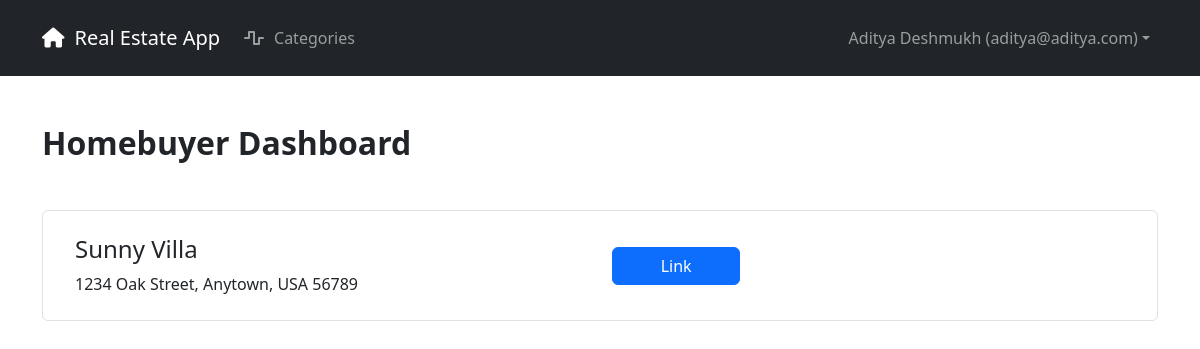
Before: / (signed in) with the older database file.
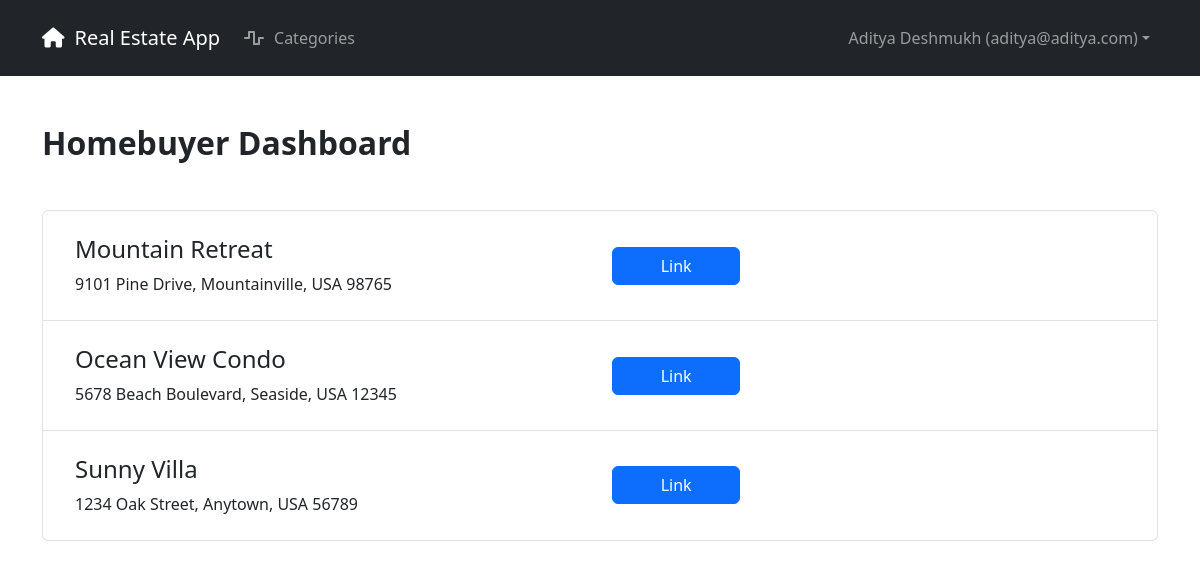
After: the same page with the newer database file.
### realestate/apps/core/models.py (models this page shows, shortened)
class BaseModel(models.Model):
    id = models.UUIDField(primary_key=True, default=uuid.uuid4, editable=False)
    class Meta:
        abstract = True

class ValidateCategoryCoupleMixin(object):
    def _validate_categories_and_couples(self):
        if not self.pk:
            return
        category_couple_ids = set(self.categories.values_list("couple", flat=True))
        if category_couple_ids:
            if (
                len(category_couple_ids) > 1
                or self.couple_id not in category_couple_ids
            ):
                raise ValidationError("Invalid categories for this couple.")
        return

class House(BaseModel, ValidateCategoryCoupleMixin):
    _NICKNAME_MIN_LENGTH = 1
    nickname = models.CharField(max_length=128, verbose_name="Nickname")
    address = models.TextField(blank=True, verbose_name="Address")
    couple = models.ForeignKey(
        "core.Couple", verbose_name="Couple", on_delete=models.CASCADE
    )
    categories = models.ManyToManyField(
        "core.Category", through="core.Grade", verbose_name="Categories"
    )
    def __str__(self):
        return self.nickname
    def evaluation_url(self):
        return reverse("eval", kwargs={"house_id": self.id})
    class Meta:
        ordering = ["nickname"]
        unique_together = (("nickname", "couple"),)
        verbose_name = "House"
        verbose_name_plural = "Houses"

### realestate/apps/core/views.py (the view)
# urls.py: path("", CoreViews.HomeView.as_view(), name="home"),
class HomeView(BaseView):
    def get(self, request, *args, **kwargs):
        if Realtor.objects.filter(user=request.user).exists():
            return render(request, "core/realtorHome.html")
        couple = Couple.objects.filter(homebuyer__user=request.user).first()
        house = House.objects.filter(couple=couple)
        return render(
            request, "core/homebuyerHome.html", {"couple": couple, "house": house}
        )

### realestate/apps/appauth/models.py (called while the page is built)
    def get_full_name(self):
        return f"{self.first_name} {self.last_name}".strip()

    @property
    def role_object(self):
        has_homebuyer = hasattr(self, "homebuyer")
        has_realtor = hasattr(self, "realtor")
        if has_homebuyer:
            if has_realtor:
                raise IntegrityError(
                    f"User {str(self)} is registered as both a Homebuyer and a Realtor, which is not valid."
                )
            return self.homebuyer
        elif has_realtor:
            return self.realtor
        return None

### realestate/apps/core/models.py (called while the page is built)
    @property
    def role_type(self):
        return "Homebuyer"

### realestate/apps/core/views.py (called while the page is built)
    def _permission_check(self, request, role, *args, **kwargs):
        return True

    @method_decorator(login_required)
    def dispatch(self, request, *args, **kwargs):
        role = request.user.role_object
        if role.role_type in self._USER_TYPES_ALLOWED:
            if self._permission_check(request, role, *args, **kwargs):
                return super(BaseView, self).dispatch(request, *args, **kwargs)
        raise PermissionDenied

### realestate/templates/core/homebuyerHome.html (shortened to what this page needs)
{% extends "base.html" %}
{% load django_bootstrap5 %}
{% block body %}
    <div class="mt-5">
        <h2>
            <strong>Homebuyer Dashboard</strong>
        </h2>
        <ul class="list-group mt-5">
            {% for home in house %}
                <li class="list-group-item">
                    <div class="row d-flex align-items-center my-3 mx-1">
                        <div class="col-sm-6">
                            <h4>{{ home }}</h4>
                            <p class="m-0">{{ home.address }}</p>
                        </div>
                        <div class="col-sm-6">
                            <p class="m-0">
                                <a href="{{ home.evaluation_url }}"
                                   role="button"
                                   class="btn btn-primary w-25">Link</a>
                            </p>
                        </div>
                    </div>
                </li>
            {% endfor %}
        </ul>
    </div>
{% endblock body %}

Changed rows visible on the page:
added House: nickname "Mountain Retreat", address "9101 Pine Drive, Mountainville, USA 98765"
added House: nickname "Ocean View Condo", address "5678 Beach Boulevard, Seaside, USA 12345"
